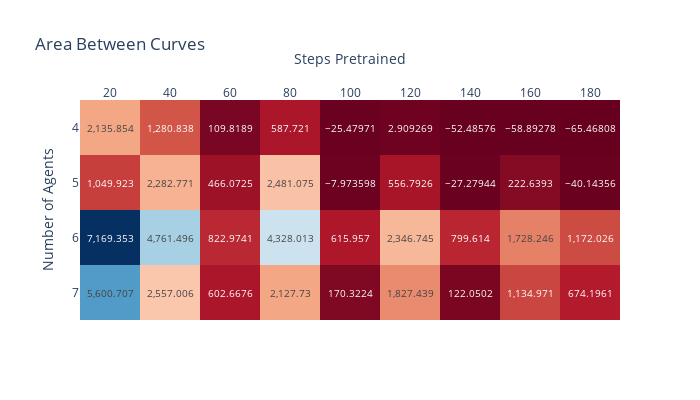

Source (notebook cell):
### Markdown cell above
## For Multiwalker

### Code cell
data = []
for num_agents in range(4,8):
    base_x, base_mean, retrain_results = plot_avg_retrain(
        num_agents, env="Multiwalker", show=False, write=False, pre_agents=3,
        path=['multiwalker_history.csv','tune_multiwalker_history.csv','multiwalker-2_history.csv','walker-sup_history.csv']
        )
    z = base_mean.values.min()
    base_mean = base_mean.values - z

    for steps in retrain_results.steps_pretrained.unique():
        if steps < 200:
            res = retrain_results[retrain_results.steps_pretrained==steps
                                ]['per_agent_erm'].values - z
            # a = int(steps/num_agents)
            # b = a+len(res)
            a = int(steps/num_agents) # Number of base steps
            b = min(a+len(res), len(base_mean))

            # dif = res.values - base_mean[a:b].values
            #dif =  base_mean[a:b] - res[:b-a]
            dif =   res[:b-a] - base_mean[a:b]
            auc = dif.cumsum().max() * num_agents
            data.append({
                'Number of Agents': num_agents,
                'Steps Pretrained': steps,
                'Area Under Curve': auc,
            })


import plotly.express as px

df = pd.DataFrame(data)
piv = df.pivot(index="Number of Agents", columns="Steps Pretrained")

fig = px.imshow(piv.values, text_auto=True, title="Area Between Curves",
                labels=dict(x="Steps Pretrained", y="Number of Agents"),
                color_continuous_scale='RdBu', 
                x=[f"{s}" for _,s in piv.columns.values],
                y=piv.index.values
                )
fig.update_coloraxes(showscale=False)
fig.update_xaxes(side="top")
fig.update_layout(width=700, height=400,)
fig.show()
#fig.write_image("Multiwalker-AUCs.png")

### Figure 1 — Plotly figure (JSON) as saved in the notebook; plotly's stock layout.template omitted (floating-point values rounded to 4 significant figures)
{"data": [{"coloraxis": "coloraxis", "hovertemplate": "Steps Pretrained: %{x}<br>Number of Agents: %{y}<br>color: %{z}<extra></extra>", "name": "0", "texttemplate": "%{z}", "type": "heatmap", "x": ["20", "40", "60", "80", "100", "120", "140", "160", "180"], "xaxis": "x", "y": [4, 5, 6, 7], "yaxis": "y", "z": [[2136.0, 1281.0, 109.8, 587.7, -25.48, 2.909, -52.49, -58.89, -65.47], [1050.0, 2283.0, 466.1, 2481.0, -7.974, 556.8, -27.28, 222.6, -40.14], [7169.0, 4761.0, 823.0, 4328.0, 616.0, 2347.0, 799.6, 1728.0, 1172.0], [5601.0, 2557.0, 602.7, 2128.0, 170.3, 1827.0, 122.1, 1135.0, 674.2]]}], "layout": {"coloraxis": {"colorscale": [[0, "rgb(103,0,31)"], [0.1, "rgb(178,24,43)"], [0.2, "rgb(214,96,77)"], [0.3, "rgb(244,165,130)"], [0.4, "rgb(253,219,199)"], [0.5, "rgb(247,247,247)"], [0.6, "rgb(209,229,240)"], [0.7, "rgb(146,197,222)"], [0.8, "rgb(67,147,195)"], [0.9, "rgb(33,102,172)"], [1, "rgb(5,48,97)"]], "showscale": false}, "height": 400, "title": {"text": "Area Between Curves"}, "width": 700, "xaxis": {"anchor": "y", "constrain": "domain", "domain": [0, 1], "scaleanchor": "y", "side": "top", "title": {"text": "Steps Pretrained"}}, "yaxis": {"anchor": "x", "autorange": "reversed", "constrain": "domain", "domain": [0, 1], "title": {"text": "Number of Agents"}}}}
